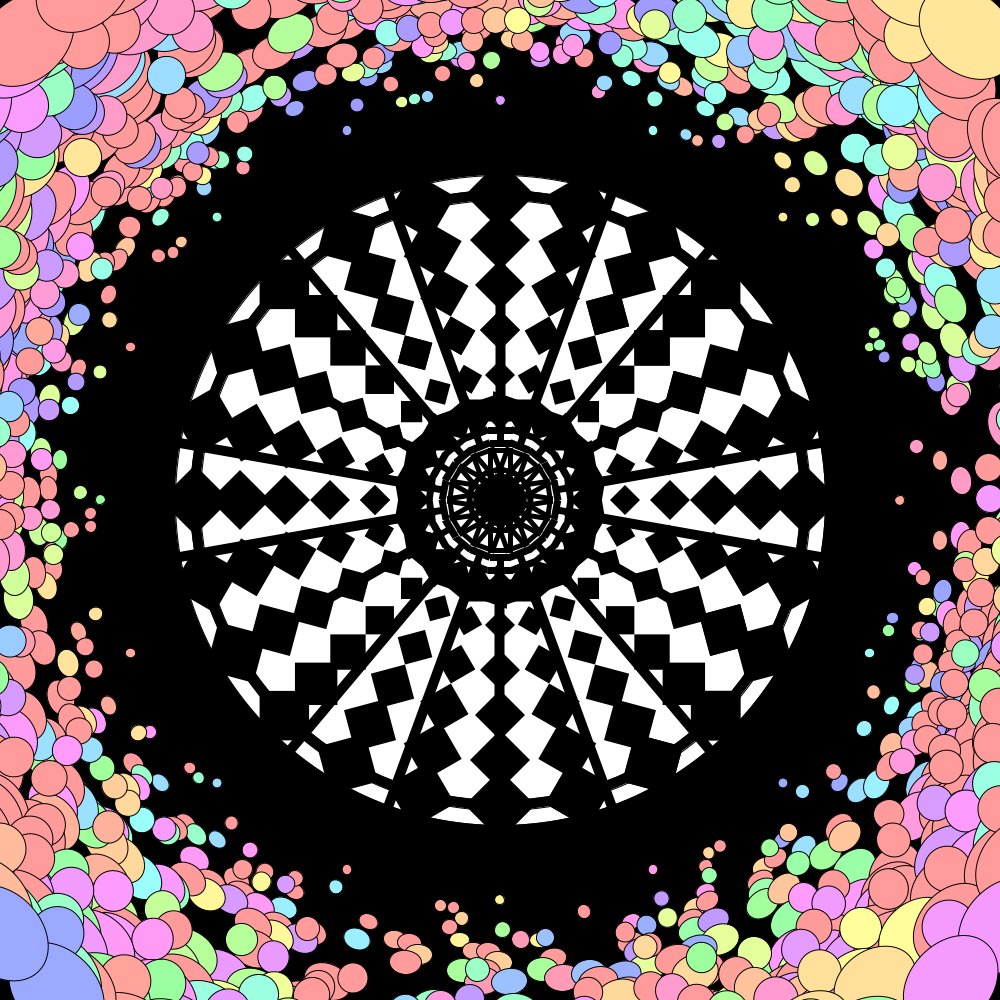
Frame 1 (no input)
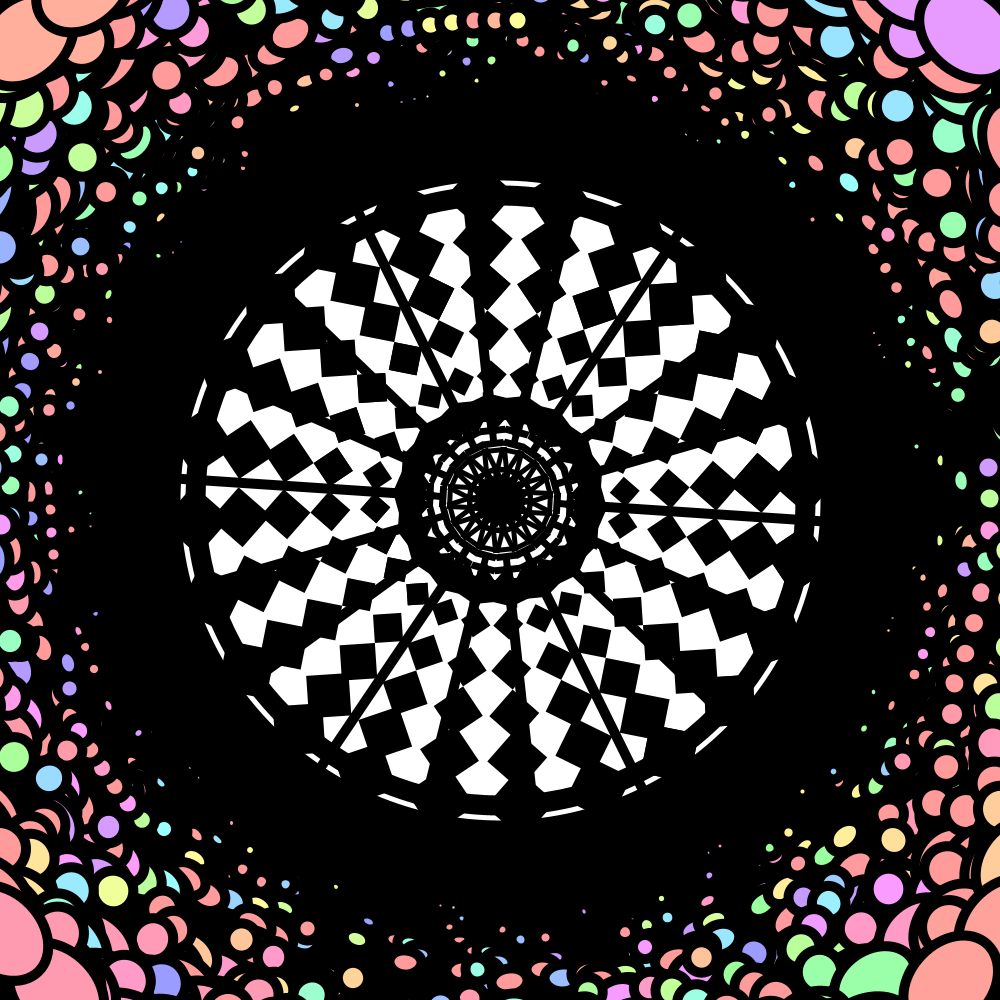
Frame 60 (the mouse pressed at the canvas centre just before this capture)
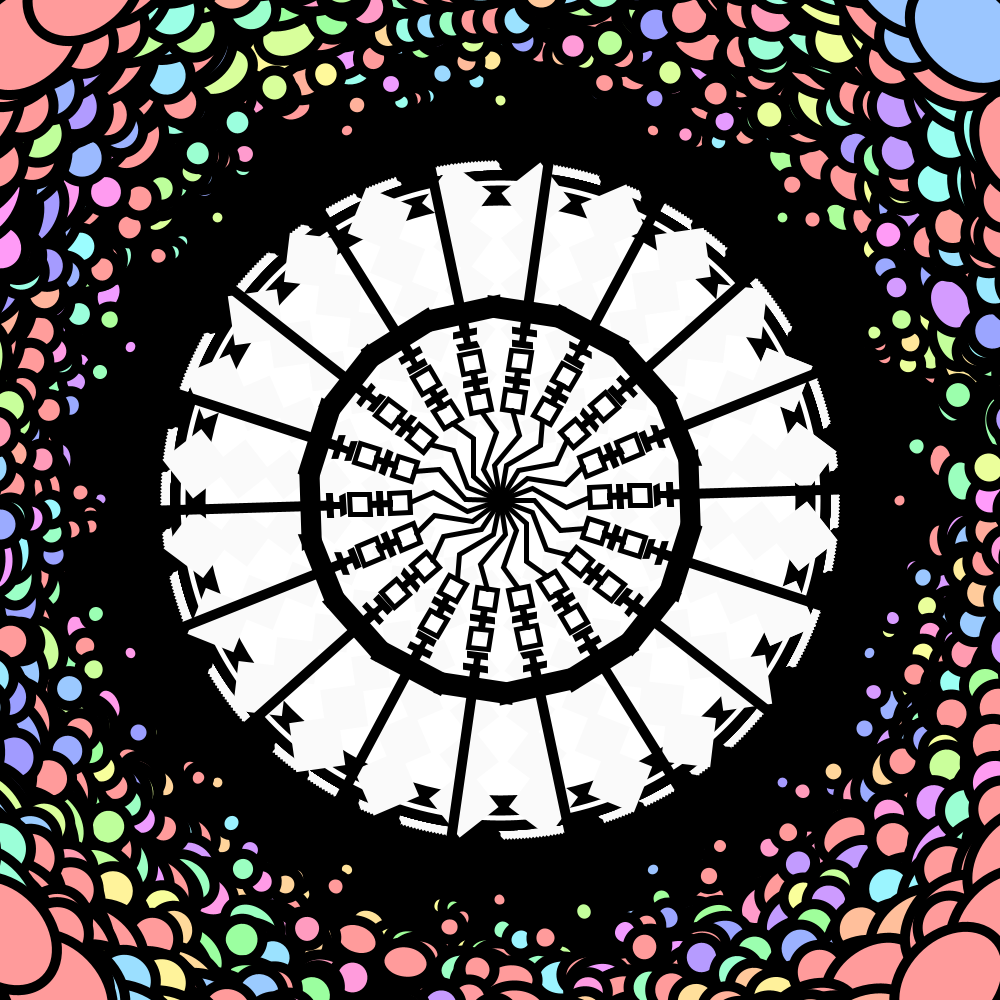
Frame 120 (the mouse held since frame 60 and released just before this capture)

The Processing sketch that drew these frames (run headless with seeded random() and noise(); from frame 60 on, the mouse is pressed at the canvas centre):

// Processing sketch: processing_113941
// ── processing_113941.pde

float angle1,angle2;
int widthR,heightR;
int a;//layer2's color
int j;//layer3
float hue,s,b;//layer3
void setup(){
  angle1=0;
  angle2=0;
  size(1000,1000);
 smooth();
background(0);
// strokeCap(ROUND);
// strokeJoin(ROUND);
hue=360;
s=99;
b=255;
 
   
}
void draw(){
  println("x "+mouseX+" y "+mouseY);
   
  //background(0);
  fill(255);
  ellipse(width/2,height/2,650,650);
  fill(0);
  ellipse(width/2,height/2,620,620);
  fill(255);
  ellipse(width/2,height/2,600,600);
   
  //layer 3
  colorMode(HSB);
  
  pushMatrix();
  translate(width/2,height/2);
   
 for(int j=0;j<23;j+=1){
   for(int i=0;i<20;i+=1){
     rotate(PI/8+j*1);
   //  fill(random(255),random(255),random(255));
      fill(random(360),s,b);
     circle(0,400+j*10,10+j*2+mouseX/50,40);
   }
 }
  popMatrix(); 
//  if (mousePressed==true){
//    hue=random(360);
//    s=20;b=200;
//  }  
  //layer 2
  pushMatrix();
  translate(width/2,height/2);
  rotate(angle2);
  for(int j=0;j<6;j+=1){
  for(int i=0;i<28;i+=1){
 rotate(PI/12);
  noStroke();
   fill(a);
 quadA(0,90+j*50,10+j*5);
 //fill(255);
  //circle(0,-10-j*5,-(10+j*5)/2);
  }
  }
   popMatrix();
   angle2-=0.01;
    
   if(mouseX>width/2){
     a=255;
   }
   if(mouseX<=width/2){
     a=mouseX/2;
   }
    
  //layer 1
  pushMatrix();
  translate(width/2,height/2);//move (0,0) to the center of picture
 rotate(angle1);//rotate the whole shape
  stroke(0);
  for(int i=0;i<18;i+=1){
 rotate(PI/9);
   character(0,-mouseX/5,20,20);
  }
  popMatrix();
  angle1+=0.01;
 
  
 // noLoop();
}
 
 
//function1
//(x,y) is the center of the first box
void character(float x,float y,int widthR,int heightR){
  rectMode(CENTER);
  strokeWeight(5);
  noFill();
  //3 lines
  beginShape();
  vertex(0,0);
  vertex(x-widthR/2,y+dist(x,y,0,0)*2/3);
vertex(x+widthR/2,y+dist(x,y,0,0)/3);
vertex(x,y+heightR/2);
  endShape();
  //character
  rect(x,y,widthR,heightR);//the first box
  rect(x,y-heightR,widthR/8,heightR);//cross
  rect(x,y-heightR,widthR,heightR/8);
   noFill();
  rect(x,y-2*heightR,widthR,heightR);//the second box
 rect(x,y-heightR*20/7,widthR*5/6,heightR/8);//horizontal line
   rect(x,y-heightR*7/2,widthR,heightR/8);//cross
   rect(x,y-heightR*7/2,widthR/8,heightR);
   strokeWeight(20);
  rect(x,y-heightR*9/2,widthR*3,heightR/8);
   strokeWeight(10);
   line(x,y-heightR*7/2,x,-340);//vertical line
    }
    
  // function 2
   void quadA(int x,int y,int offset){
    
   
 quad(x,y,x+offset,y-offset,x,y-offset*2,x-offset, y-offset);
   
    
   //function 4
  // void circle(int x,int y,int widthC){
   //ellipise(x,y,widthC);
   }
 //function 3
 void circle(int x,int y,int r,int offset){
   
  ellipse( x,y,r,r);
  ellipse(x+offset,y+offset,r*2,r*3/2);
  ellipse(x-offset,y+offset,r*2,r*3/2);
   
 }
